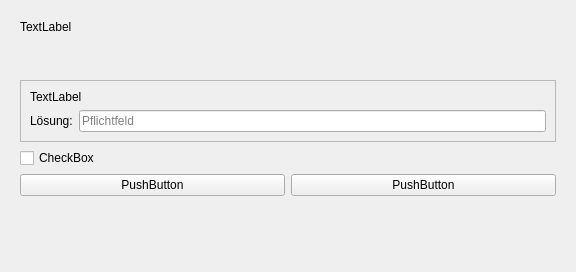
<?xml version="1.0" encoding="UTF-8"?>
<ui version="4.0">
 <class>widget</class>
 <widget class="QWidget" name="widget">
  <property name="geometry">
   <rect>
    <x>0</x>
    <y>0</y>
    <width>576</width>
    <height>272</height>
   </rect>
  </property>
  <property name="windowTitle">
   <string/>
  </property>
  <layout class="QGridLayout" name="gridLayout_2">
   <item row="0" column="0" alignment="Qt::AlignTop">
    <widget class="QFrame" name="MainWidget">
     <property name="minimumSize">
      <size>
       <width>320</width>
       <height>0</height>
      </size>
     </property>
     <property name="frameShape">
      <enum>QFrame::NoFrame</enum>
     </property>
     <property name="frameShadow">
      <enum>QFrame::Raised</enum>
     </property>
     <layout class="QGridLayout" name="gridLayout">
      <item row="3" column="0">
       <widget class="QCheckBox" name="CheckBox_Confirm">
        <property name="sizePolicy">
         <sizepolicy hsizetype="Minimum" vsizetype="Fixed">
          <horstretch>0</horstretch>
          <verstretch>0</verstretch>
         </sizepolicy>
        </property>
        <property name="text">
         <string>CheckBox</string>
        </property>
       </widget>
      </item>
      <item row="0" column="0">
       <widget class="QLabel" name="Label_Message">
        <property name="text">
         <string>TextLabel</string>
        </property>
        <property name="wordWrap">
         <bool>true</bool>
        </property>
        <property name="textInteractionFlags">
         <set>Qt::LinksAccessibleByMouse|Qt::TextSelectableByMouse</set>
        </property>
       </widget>
      </item>
      <item row="4" column="0">
       <layout class="QHBoxLayout" name="horizontalLayout">
        <item>
         <widget class="QPushButton" name="But_Confirmation">
          <property name="text">
           <string>PushButton</string>
          </property>
         </widget>
        </item>
        <item>
         <widget class="QPushButton" name="But_Abort">
          <property name="text">
           <string>PushButton</string>
          </property>
         </widget>
        </item>
       </layout>
      </item>
      <item row="1" column="0">
       <spacer name="verticalSpacer">
        <property name="orientation">
         <enum>Qt::Vertical</enum>
        </property>
        <property name="sizeHint" stdset="0">
         <size>
          <width>20</width>
          <height>40</height>
         </size>
        </property>
       </spacer>
      </item>
      <item row="2" column="0">
       <widget class="QFrame" name="Frame_Captcha">
        <property name="sizePolicy">
         <sizepolicy hsizetype="Preferred" vsizetype="Maximum">
          <horstretch>0</horstretch>
          <verstretch>0</verstretch>
         </sizepolicy>
        </property>
        <property name="frameShape">
         <enum>QFrame::StyledPanel</enum>
        </property>
        <property name="frameShadow">
         <enum>QFrame::Raised</enum>
        </property>
        <layout class="QGridLayout" name="gridLayout_3">
         <item row="1" column="0">
          <widget class="QLabel" name="label_2">
           <property name="text">
            <string>Lösung:</string>
           </property>
          </widget>
         </item>
         <item row="1" column="1">
          <widget class="QLineEdit" name="Edit_Captcha">
           <property name="toolTip">
            <string>&lt;html&gt;&lt;head/&gt;&lt;body&gt;&lt;p&gt;Aus dem Hinweistext kann ggf. der erforderliche Text mit Maus kopiert werden.&lt;/p&gt;&lt;/body&gt;&lt;/html&gt;</string>
           </property>
           <property name="placeholderText">
            <string>Pflichtfeld</string>
           </property>
           <property name="clearButtonEnabled">
            <bool>true</bool>
           </property>
          </widget>
         </item>
         <item row="0" column="0" colspan="2">
          <widget class="QLabel" name="Label_Captcha_Hint">
           <property name="text">
            <string>TextLabel</string>
           </property>
           <property name="wordWrap">
            <bool>true</bool>
           </property>
           <property name="textInteractionFlags">
            <set>Qt::LinksAccessibleByMouse|Qt::TextSelectableByMouse</set>
           </property>
          </widget>
         </item>
        </layout>
       </widget>
      </item>
     </layout>
    </widget>
   </item>
  </layout>
 </widget>
 <tabstops>
  <tabstop>Edit_Captcha</tabstop>
  <tabstop>CheckBox_Confirm</tabstop>
  <tabstop>But_Confirmation</tabstop>
  <tabstop>But_Abort</tabstop>
 </tabstops>
 <resources/>
 <connections/>
</ui>
